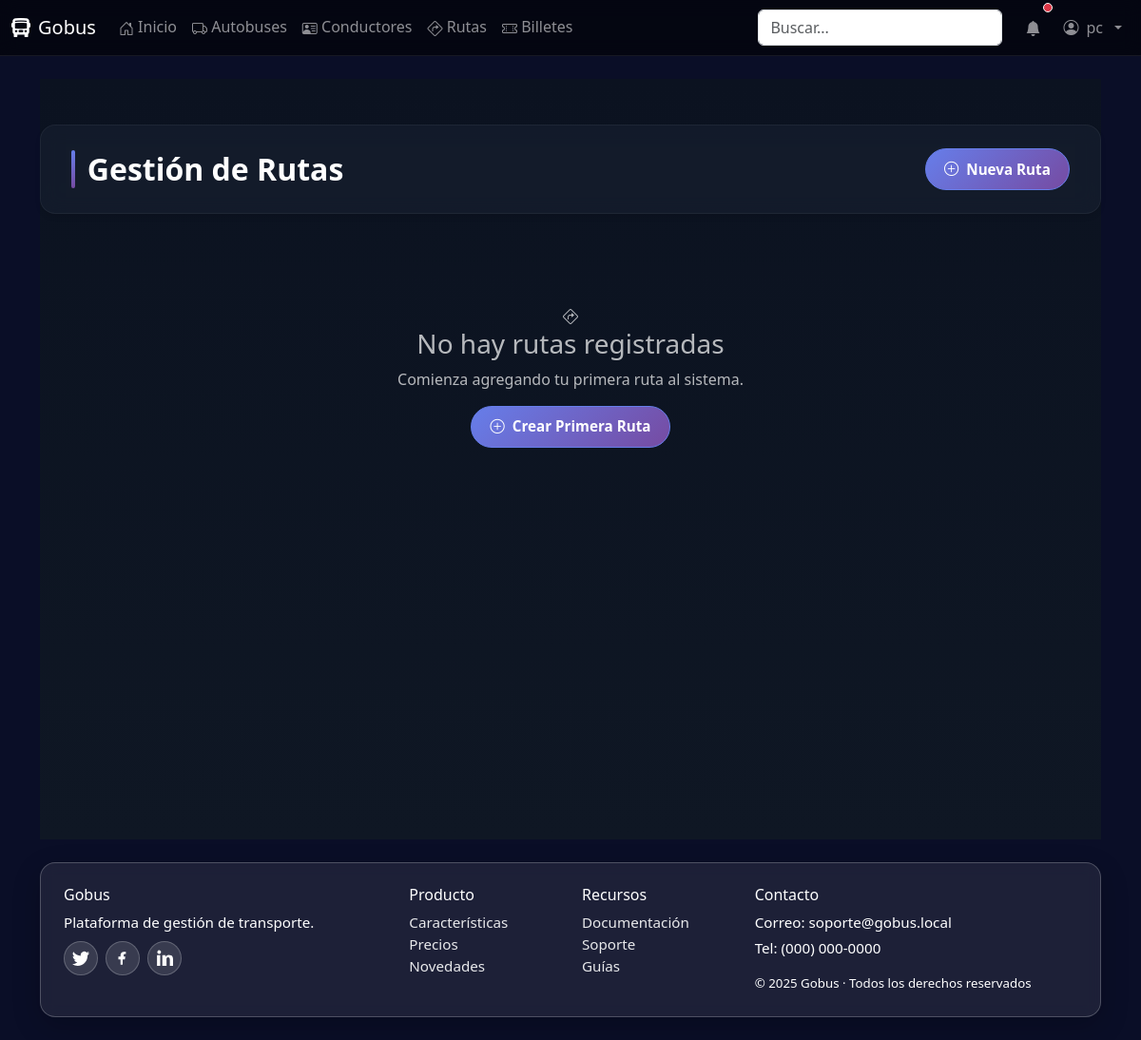
/rutas/ (signed in), run on an earlier commit of the app's database.
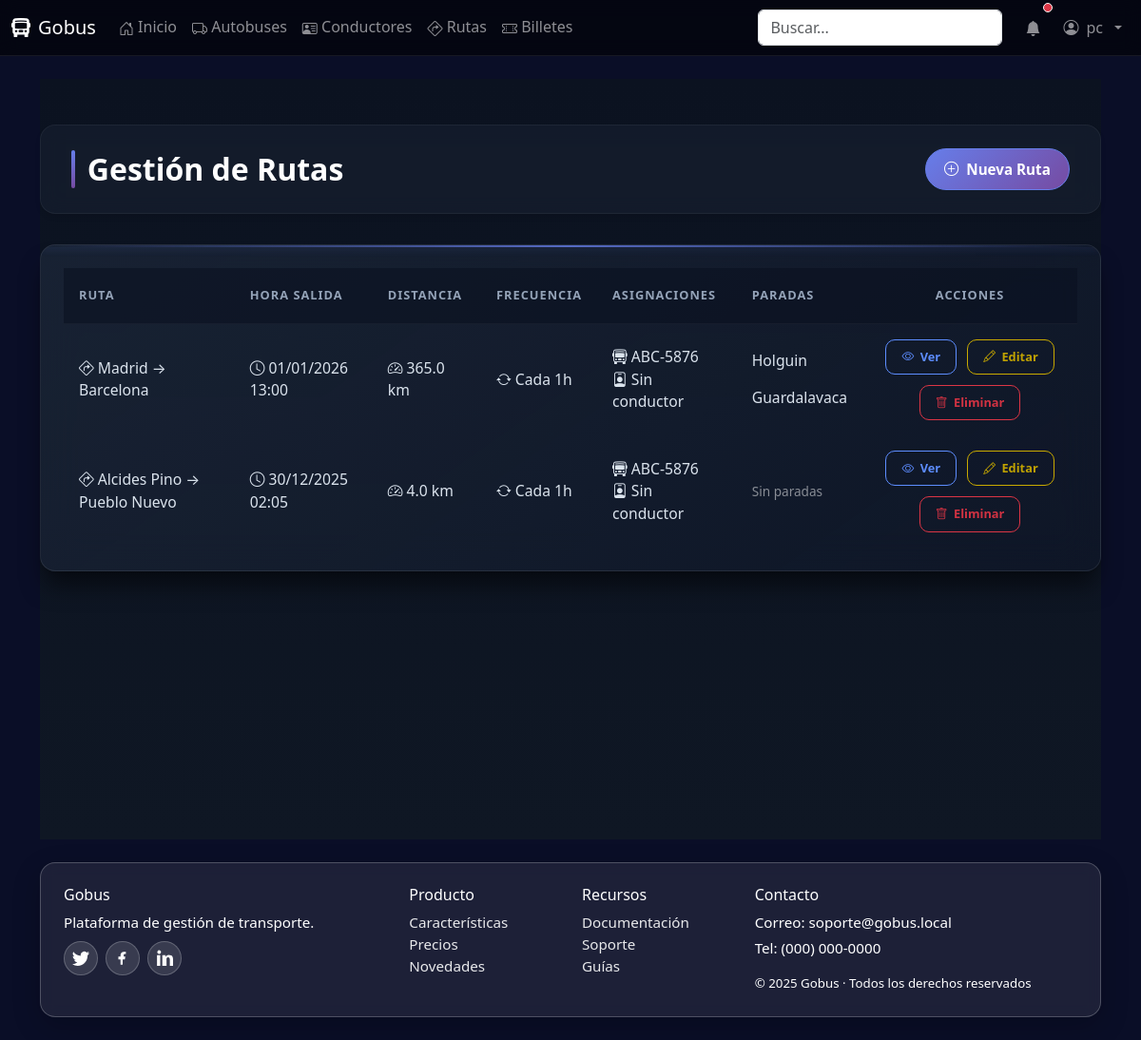
And on a later commit of the database.
### core/models.py (models this page shows, shortened)
class Ruta(models.Model):
    origen = models.CharField(max_length=120)
    destino = models.CharField(max_length=120)
    paradas = models.JSONField(blank=True, default=list, help_text="Lista de paradas intermedias")
    distancia = models.FloatField(help_text="Distancia en km")
    autobus = models.ForeignKey(Autobus, on_delete=models.SET_NULL, null=True, blank=True, related_name="rutas")
    conductor = models.ForeignKey(Conductor, on_delete=models.SET_NULL, null=True, blank=True, related_name="rutas")
    hora_salida = models.DateTimeField()
    frecuencia = models.CharField(max_length=50, help_text="Ej: Diario, Semanal, Cada 30 min")

class Autobus(models.Model):
    matricula = models.CharField(max_length=20, unique=True)
    capacidad = models.PositiveIntegerField()
    modelo = models.CharField(max_length=100)

### core/views.py (the view)
# urls.py: path('rutas/', views.ruta_list, name='ruta_list'),
@login_required
def ruta_list(request):
    rutas = Ruta.objects.all().order_by('-hora_salida')
    paginator = Paginator(rutas, 10)
    page_number = request.GET.get('page')
    page_obj = paginator.get_page(page_number)
    context = {
        'page_obj': page_obj,
        'title': 'Gestión de Rutas'
    }
    return render(request, 'core/ruta/ruta_list.html', context)

### core/templates/core/ruta/ruta_list.html (shortened to what the changed rows need)
{% extends 'base.html' %}
{% load static %}
{% block head_extra %}
<link href="{% static 'core/css/home-modern.css' %}" rel="stylesheet">
<link href="{% static 'core/css/crud.css' %}" rel="stylesheet">
{% endblock %}
{% block content %}
<div class="crud-container">
  <div class="page-header">
    <h1 class="page-title">{{ title }}</h1>
  </div>
  {% if page_obj %}
    <div class="table-container">
      <div class="table-responsive">
        <table class="modern-table">
          <thead>
            <tr>
              <th>Ruta</th>
              <th>Hora Salida</th>
              <th>Distancia</th>
              <th>Frecuencia</th>
              <th>Asignaciones</th>
              <th>Paradas</th>
              <th>Acciones</th>
            </tr>
          </thead>
          <tbody>
            {% for ruta in page_obj %}
              <tr>
                <td data-label="Ruta">
                  <div class="ruta-cell">
                    <i class="bi bi-sign-turn-right"></i>
                    {{ ruta.origen }} → {{ ruta.destino }}
                  </div>
                </td>
                <td data-label="Hora Salida">
                  <div class="hora-cell">
                    <i class="bi bi-clock"></i>
                    {{ ruta.hora_salida|date:"d/m/Y H:i" }}
                  </div>
                </td>
                <td data-label="Distancia">
                  <div class="tags-cell">
                    <div class="ruta-tag distance">
                      <i class="bi bi-speedometer2"></i>
                      {{ ruta.distancia }} km
                    </div>
                  </div>
                </td>
                <td data-label="Frecuencia">
                  <div class="tags-cell">
                    <div class="ruta-tag frecuencia">
                      <i class="bi bi-arrow-repeat"></i>
                      {{ ruta.frecuencia }}
                    </div>
                  </div>
                </td>
                <td data-label="Asignaciones">
                  <div class="assignments-cell">
                    {% if ruta.autobus %}
                      <div class="assignment-badge assigned">
                        <i class="bi bi-bus-front"></i>
                        {{ ruta.autobus.matricula }}
                      </div>
                    {% else %}
                      <div class="assignment-badge unassigned">
                        <i class="bi bi-bus-front"></i>
                        Sin autobus
                      </div>
                    {% endif %}
                    {% if ruta.conductor %}
                      <div class="assignment-badge assigned">
                        <i class="bi bi-person-badge"></i>
                        {{ ruta.conductor.nombre }}
                      </div>
                    {% else %}
                      <div class="assignment-badge unassigned">
                        <i class="bi bi-person-badge"></i>
                        Sin conductor
                      </div>
                    {% endif %}
                  </div>
                </td>
                <td data-label="Paradas">
                  <div class="paradas-cell">
                    {% if ruta.paradas %}
                      <div class="paradas-list">
                        {% for parada in ruta.paradas %}
                          <span class="parada-tag">{{ parada }}</span>
                        {% endfor %}
                      </div>
                    {% else %}
                      <span style="color: rgba(255, 255, 255, 0.5); font-size: 0.85rem;">
                        Sin paradas
                      </span>
                    {% endif %}
                  </div>
                </td>
                <td data-label="Acciones">
                  <div class="action-cell">
                    <a href="{% url 'ruta_detail' ruta.pk %}" class="btn-action btn-view">
                      <i class="bi bi-eye"></i> Ver
                    </a>
                    <a href="{% url 'ruta_edit' ruta.pk %}" class="btn-action btn-edit">
                      <i class="bi bi-pencil"></i> Editar
                    </a>
                    <a href="{% url 'ruta_delete' ruta.pk %}" class="btn-action btn-delete">
                      <i class="bi bi-trash"></i> Eliminar
                    </a>
                  </div>
                </td>
              </tr>
            {% endfor %}
          </tbody>
        </table>
      </div>
    </div>
  {% else %}
    <div class="empty-state">
      <i class="bi bi-sign-turn-right"></i>
      <h3>No hay rutas registradas</h3>
      <p>Comienza agregando tu primera ruta al sistema.</p>
      <a href="{% url 'ruta_create' %}" class="btn-create">
        <i class="bi bi-plus-circle"></i>
        Crear Primera Ruta
      </a>
    </div>
  {% endif %}
</div>
{% endblock %}

What changed in the data, as far as the page shows it:
added Ruta: origen "Madrid", destino "Barcelona", hora_salida "01/01/2026 13:00", distancia "365.0", frecuencia "Cada 1h", autobus.matricula "ABC-5876", shows "Sin conductor", paradas "Holguin" "Guardalavaca"
added Ruta: origen "Alcides Pino", destino "Pueblo Nuevo", hora_salida "30/12/2025 02:05", distancia "4.0", frecuencia "Cada 1h", autobus.matricula "ABC-5876", shows "Sin conductor", paradas "Sin paradas"
Also different on the page:
text no longer shown: "No hay rutas registradas Comienza agregando tu primera ruta al sistema. Crear Primera Ruta"
text now shown: "RUTA HORA SALIDA DISTANCIA FRECUENCIA ASIGNACIONES PARADAS ACCIONES"
